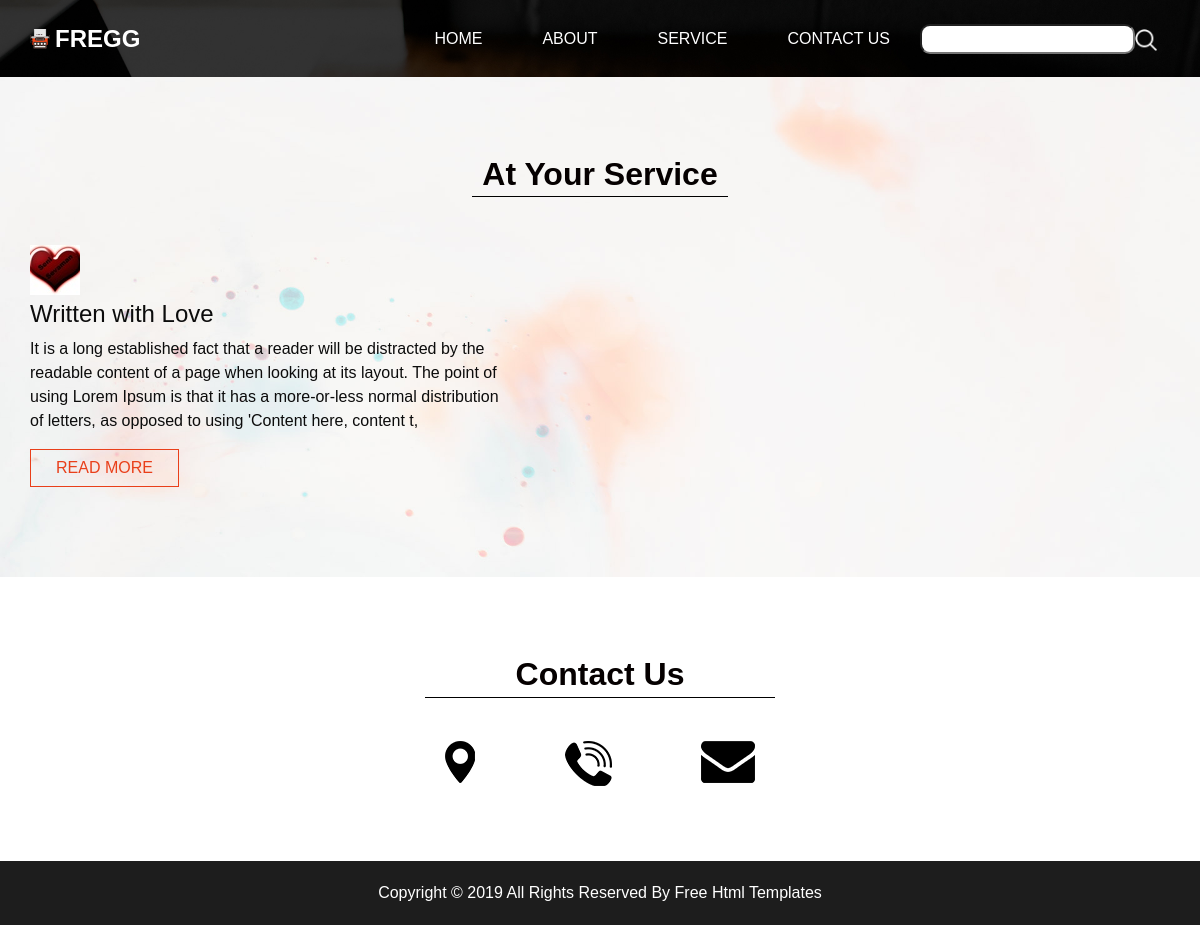
The app's page /service/, older data.
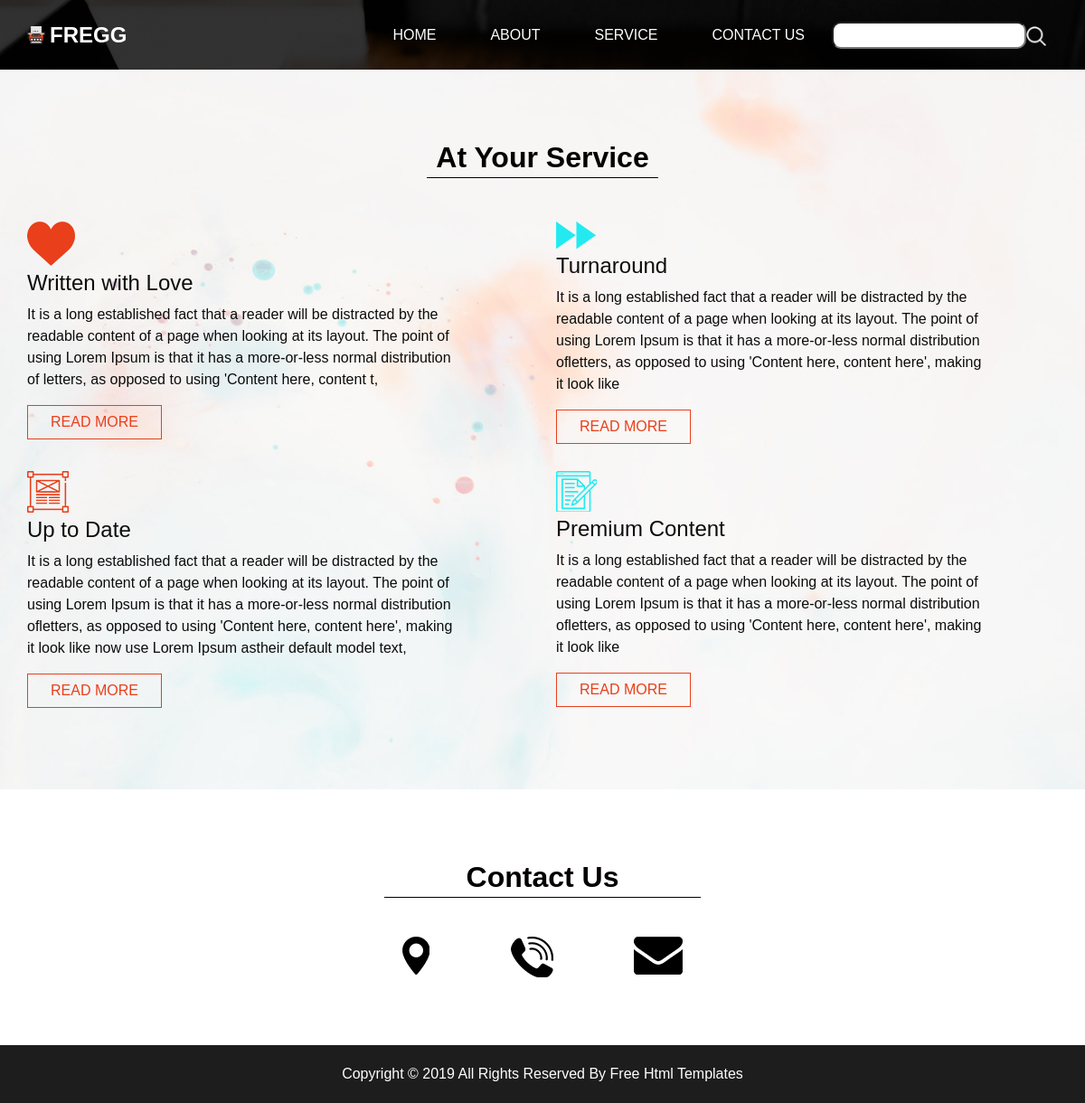
The same page, newer data.
### main_app/models.py (models this page shows, shortened)
class Maqola(models.Model):
  titel=models.CharField(max_length=30,null=True)
  matn=models.TextField(null=True)
  profil=models.ForeignKey(Profil,on_delete=models.CASCADE)
  date=models.DateField(auto_now_add=True,blank=True,null=True)
  media=models.FileField(null=True,blank=True)

### main_app/views.py (the view)
# urls.py: path('service/',Service_view.as_view(),name='service'),
class Service_view(View):
  def get(self,request):
    data={
      "maqolalar":Maqola.objects.all()
    }
    return render(request, 'service.html',data)

### templates/service.html (shortened to what this page needs)
<!DOCTYPE html>
<html>
<head>
  {% load static %}
  <link rel="stylesheet" type="text/css"
    href={% static "https://cdnjs.cloudflare.com/ajax/libs/OwlCarousel2/2.1.3/assets/owl.carousel.min.css"%} />
  <link rel="stylesheet" href={% static "https://maxcdn.bootstrapcdn.com/font-awesome/4.3.0/css/font-awesome.min.css"%}>
  <link rel="stylesheet" type="text/css" href={% static "css/bootstrap.css"%} />
  <link href={% static "css/style.css"%} rel="stylesheet" />
  <link href={% static "css/responsive.css"%} rel="stylesheet" />
</head>
<body class="sub_page">
  <div class="hero_area">
    <header class="header_section">
      <div class="container">
        <nav class="navbar navbar-expand-lg custom_nav-container pt-3">
          <a class="navbar-brand mr-5" href="index.html">
            <img src="images/logo.png" alt="">
            <span>
              Fregg
            </span>
          </a>
          <div class="collapse navbar-collapse" id="navbarSupportedContent">
            <div class="d-flex ml-auto flex-column flex-lg-row align-items-center">
              <ul class="navbar-nav  ">
                <li class="nav-item ">
                  <a class="nav-link" href='{% url 'index' %}'>Home <span class="sr-only">(current)</span></a>
                </li>
                <li class="nav-item">
                  <a class="nav-link" href="{% url 'about' %}"> About </a>
                </li>
                <li class="nav-item active">
                  <a class="nav-link" href="{% url 'service' %}"> Service </a>
                </li>
                <li class="nav-item">
                  <a class="nav-link" href="{% url 'contact' %}">Contact us</a>
                </li>
              </ul>
              <form class="form-inline">
                <input style="border-radius:10px" type='text'>
                <button class="btn  my-2 my-sm-0 nav_search-btn" type="submit"></button>
              </form>
            </div>
          </div>
        </nav>
      </div>
    </header>
  </div>
  <div class="body_bg layout_padding">
    <section class="service_section ">
      <div class="container">
        <div class="heading_container">
          <h2>
            At Your Service
          </h2>
        </div>
      </div>
      <div class="container">
        <div class="row">
          {% for maqola in maqolalar%}
          <div class="col-md-6">
            <div class="box">
              <div class="img-box">
                <img src="{{maqola.media.url}}" alt="">
              </div>
              <h4>
                {{maqola.titel}}
              </h4>
              <p>
                {{maqola.matn}}
              </p>
              <a href="">
                Read More
              </a>
            </div>
          </div>
          {%  endfor  %}
        </div>
      </div>
    </section>
  </div>
  <section class="info_section layout_padding">
    <div class="footer_contact">
      <div class="heading_container">
        <h2>
          Contact Us
        </h2>
      </div>
      <div class="box">
        <a href="" class="img-box">
          <img src={% static "images/location.png"%} alt="" class="img-1">
        </a>
        <a href="" class="img-box">
          <img src={% static "images/call.png"%} alt="" class="img-1">
        </a>
        <a href="" class="img-box">
          <img src={% static "images/envelope.png"%} alt="" class="img-1">
        </a>
      </div>
    </div>
  </section>
  <section class="container-fluid footer_section">
    <p>
      Copyright &copy; 2019 All Rights Reserved By
      <a href="https://html.design/">Free Html Templates</a>
    </p>
  </section>
</body>
</html>

### static/css/style.css (style rules this page uses)
body { font-family: 'Poppins', sans-serif; color: #0c0c0c; background-color: #ffffff; }
.layout_padding { padding: 75px 0; }
.heading_container { display: -webkit-box; display: -ms-flexbox; display: flex; }
.heading_container h2 { font-weight: bold; color: #050000; padding: 3px 10px; border-bottom: 1px solid #000000; }
.hero_area { height: 100vh; background-image: url(../images/hero-bg.jpg); background-size: cover; }
.sub_page .hero_area { height: auto; }
.custom_nav-container.navbar-expand-lg .navbar-nav .nav-item .nav-link { padding: 10px 30px; color: #ffffff; text-align: center; text-transform: uppercase; }
a, a:hover, a:focus { text-decoration: none; }
.btn, .btn:focus { outline: none !important; -webkit-box-shadow: none; box-shadow: none; }
.custom_nav-container .nav_search-btn { background-image: url(../images/search-icon.png); background-size: 22px; background-repeat: no-repeat; background-position-y: 7px; width: 35px; height: 35px; padding: 0; border: none; }
.navbar-brand { display: -webkit-box; display: -ms-flexbox; display: flex; -webkit-box-align: center; -ms-flex-align: center; align-items: center; }
.navbar-brand img { width: 20px; margin-right: 5px; }
.navbar-brand span { font-size: 24px; font-weight: 700; color: #ffffff; text-transform: uppercase; }
.custom_nav-container { z-index: 99999; padding: 15px 0; }
.body_bg { background-image: url(../images/body_bg.jpg); background-size: cover; }
.service_section .heading_container { -webkit-box-pack: center; -ms-flex-pack: center; justify-content: center; margin-bottom: 25px; }
.service_section .box { display: -webkit-box; display: -ms-flexbox; display: flex; -webkit-box-orient: vertical; -webkit-box-direction: normal; -ms-flex-direction: column; flex-direction: column; -webkit-box-align: start; -ms-flex-align: start; align-items: flex-start; margin: 15px 0; width: 85%; }
.service_section .box h4 { margin-top: 5px; }
.service_section .box a { padding: 6px 25px; border: 1px solid #e93f1a; color: #e93f1a; text-transform: uppercase; }
.info_section { display: -webkit-box; display: -ms-flexbox; display: flex; -webkit-box-pack: center; -ms-flex-pack: center; justify-content: center; }
.info_section .footer_contact { width: 350px; }
.info_section .footer_contact .heading_container h2 { width: 100%; text-align: center; }
.info_section .footer_contact .box { display: -webkit-box; display: -ms-flexbox; display: flex; -webkit-box-pack: justify; -ms-flex-pack: justify; justify-content: space-between; padding: 35px 20px 0 20px; }
.footer_section { font-weight: 500; -webkit-box-pack: center; -ms-flex-pack: center; justify-content: center; padding: 20px; background-color: #1d1d1d; }
.footer_section p { color: #ffffff; margin: 0; text-align: center; }
.footer_section a { color: #ffffff; }

### static/css/responsive.css (style rules this page uses)
@media (min-width: 1200px) { .container { max-width: 1170px; } }

Row changes from the older to the newer data that the page shows:
changed Maqola "Written with Love": media: a different picture
added Maqola: media (picture), titel "Turnaround", matn "It is a long established fact that a reader will be distracted by the readable content of a page when looking at its layout. The point of using Lorem Ipsum is that it has a more-or-less normal distribution ofletters, as opposed to using 'Content here, content here', making it look like"
added Maqola: media (picture), titel "Up to Date", matn "It is a long established fact that a reader will be distracted by the readable content of a page when looking at its layout. The point of using Lorem Ipsum is that it has a more-or-less normal distribution ofletters, as opposed to using 'Content here, content here', making it look like now use Lorem Ipsum astheir default model text,"
added Maqola: media (picture), titel "Premium Content", matn "It is a long established fact that a reader will be distracted by the readable content of a page when looking at its layout. The point of using Lorem Ipsum is that it has a more-or-less normal distribution ofletters, as opposed to using 'Content here, content here', making it look like"
